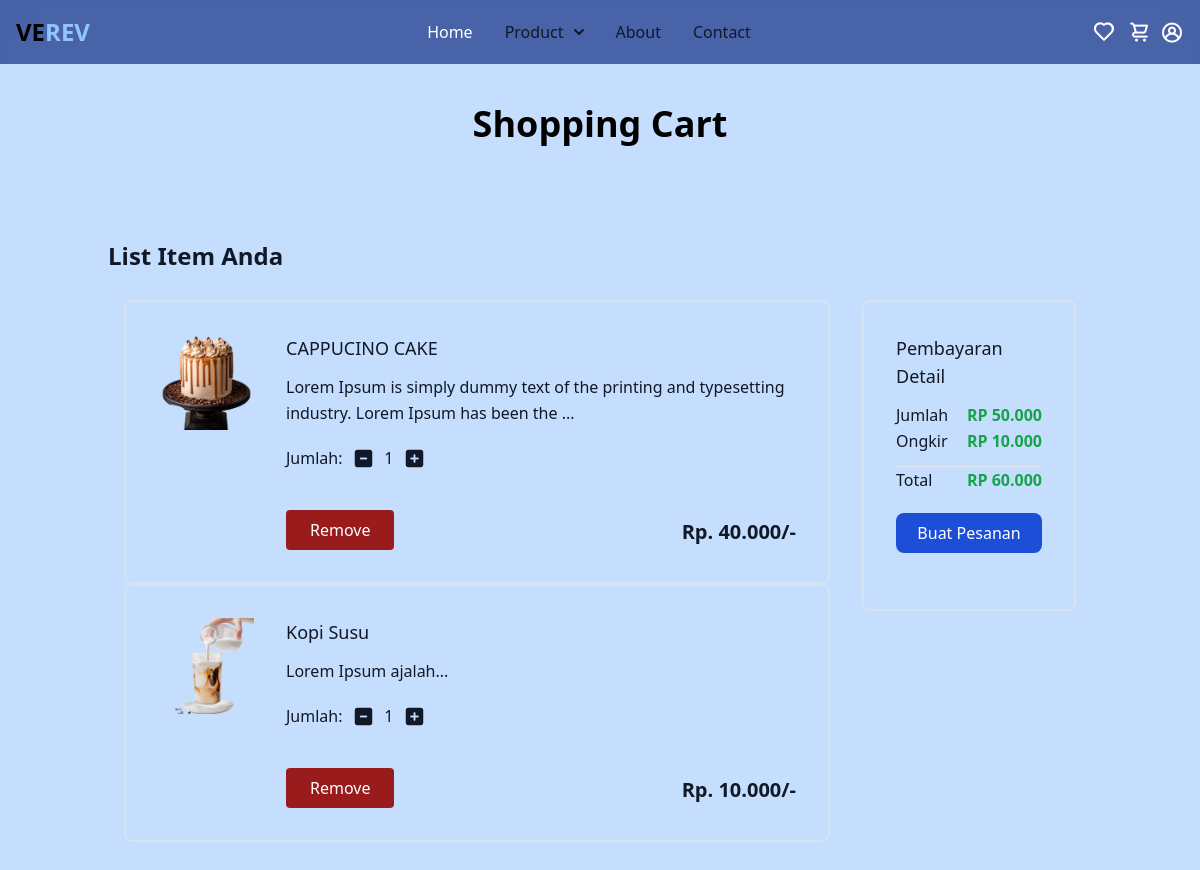
The app's page /cart/ (signed in) with its own data.
### verevapp/models.py (models this page shows, shortened)
class Cart(models.Model):
    user = models.ForeignKey(User,on_delete=models.CASCADE)
    product = models.ForeignKey(Product,on_delete=models.CASCADE)
    quantity = models.PositiveIntegerField(default=1)

class Product(models.Model):
    title = models.CharField(max_length=100)
    selling_price = models.FloatField()
    discounted_price = models.FloatField()
    description = models.TextField()
    composition = models. TextField(default='')
    prodapp = models.TextField(default='')
    category = models.CharField(choices=CATEGORY_CHOICES, max_length=2)
    product_image = models.ImageField(upload_to='product')
    def fdiscounted_price(self):
        return "Rp. {:,.3f}".format(self.discounted_price).replace(',', '.') #Format biar bisa ada 0 setelah koma

### verevapp/views.py (the view)
# urls.py: path("cart/", views.show_cart, name='showcart'),
def show_cart(request):
    user = request.user
    cart_items = Cart.objects.filter(user=user)
    amount = 0
    for item in cart_items:
        value = item.quantity * item.product.discounted_price
        amount += value
    totalamount = amount + 10  # Assuming 10 is the shipping cost
    formatted_amount = format_rupiah(amount)
    formatted_totalamount = format_rupiah(totalamount)
    formatted_shipping_cost = format_rupiah(10)
    return render(request, 'addcart.html', {
        'cart': cart_items,
        'amount': formatted_amount,
        'shipping_cost': formatted_shipping_cost,
        'totalamount': formatted_totalamount,
    })

### verevapp/views.py (called while the page is built)
def format_rupiah(amount):
    return f"RP {amount:,.3f}".replace(',', '.')

### templates/addcart.html
{% include "base.html" %}
{% include "navbar.html" %}
<h1 class="text-black font-bold container mx-auto text-center text-4xl mt-10">
  Shopping Cart
  </h1>
  {% if cart %}
  <section class="text-gray-900 body-font">
    <div class="container px-5 py-24 mx-auto flex flex-wrap">
      <h3 class="text-gray-900 text-2xl font-semibold title-font mb-3">
        List Item Anda
      </h3>
      <div class="flex flex-wrap w-full">
        <div class="w-full md:w-3/4 p-4">
          {% for item in cart %}
          <div
            class="flex border-2 rounded-lg border-gray-200 border-opacity-50 p-8 sm:flex-row flex-col"
          >
            <div class="w-24 h-24 sm:mr-8 sm:mb-0 mb-4 flex-shrink-0">
              <img
                class="object-cover object-center w-full h-full"
                src="{{ item.product.product_image.url }}"
                alt="item"
              />
            </div>
            <div class="flex-grow">
              <h2 class="text-gray-900 text-lg title-font font-medium mb-3">
                {{ item.product.title }}
              </h2>
              <p class="leading-relaxed text-base">
                {{ item.product.description | slice:":100"}}...
              </p>
              <div class="my-5">
              <label for="quantity" class="mr-2">Jumlah:</label>
              <a class="minus-cart" pid="{{ item.product.id }}">
                <i class="fas fa-minus-square fa-lg"></i>
              </a>
              <span id="quantity" class="mx-2">{{ item.quantity }}</span>
              <a class="plus-cart" pid="{{ item.product.id }}">
                <i class="fas fa-plus-square fa-lg"></i>
              </a>
            </div>
              <div class="flex flex-row">
                <button
                  class="remove-cart flex mt-5 text-white bg-red-800 border-0 py-2 px-6 hover:bg-red-900 rounded"
                  pid="{{ item.product.id }}"
                >
                  Remove
                </button>
                <span class="ml-auto text-xl mt-7 font-bold"
                  >{{ item.product.fdiscounted_price }}/-</span
                >
              </div>
            </div>
          </div>
          {% endfor %}
        </div>
        <div class="w-full md:w-1/4 p-4">
          <div
            class="flex border-2 rounded-lg border-gray-200 border-opacity-50 p-8 sm:flex-row flex-col"
          >
            <div class="flex-grow">
              <h2 class="text-gray-900 text-lg title-font font-medium mb-3">
                Pembayaran Detail
              </h2>
              <p class="leading-relaxed text-base flex justify-between">
                Jumlah
                <span class="text-green-600 font-semibold ml-auto" id="amount"
                  > {{ amount }}</span
                >
              </p>
              <p class="leading-relaxed text-base flex justify-between">
                Ongkir
                <span class="text-green-600 font-semibold ml-auto"
                  >RP 10.000</span
                >
              </p>
              <hr class="border-gray-200 mt-3" />
              <p class="leading-relaxed text-base flex justify-between">
                Total
                <span class="text-green-600 font-semibold" id="totalamount"
                  >{{ totalamount }}</span
                >
              </p>
              <a href="{% url 'checkout' %}">
                <button
                  type="submit"
                  class="w-full my-5 bg-blue-700 text-white p-2 rounded-lg mb-6 hover:bg-blue-600"
                >
                  Buat Pesanan
                </button>
              </a>
            </div>
          </div>
        </div>
      </div>
    </div>
  </section>
{% endif %}

### records on screen
Cart: product.product_image (picture), product "CAPPUCINO CAKE", product.description "Lorem Ipsum is simply dummy text of the printing and typesetting industry. Lorem Ipsum has been the", quantity "1", product.fdiscounted_price "Rp. 40.000"
Cart: product.product_image (picture), product "Kopi Susu", product.description "Lorem Ipsum ajalah", quantity "1", product.fdiscounted_price "Rp. 10.000"

### other values on screen
{{ amount }} "RP 50.000"
{{ totalamount }} "RP 60.000"
